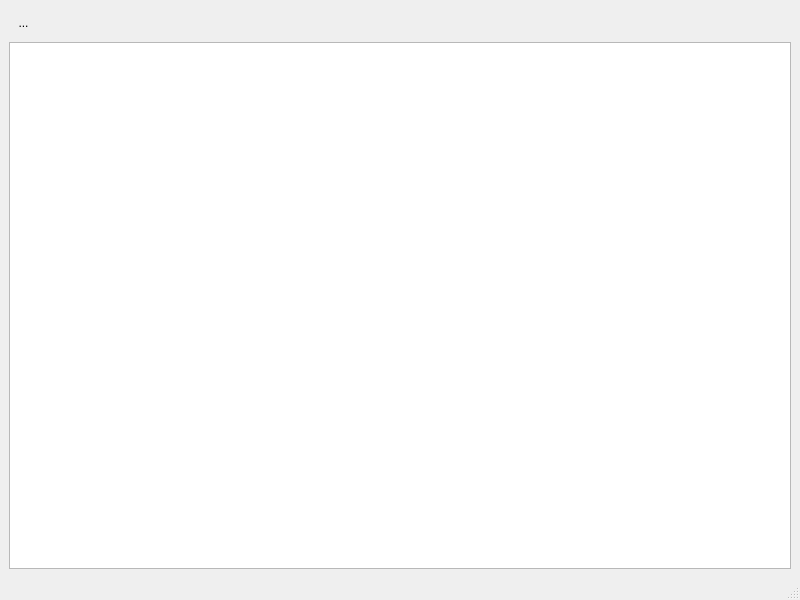
<?xml version="1.0" encoding="UTF-8"?>
<ui version="4.0">
 <class>MainWindow</class>
 <widget class="QMainWindow" name="MainWindow">
  <property name="geometry">
   <rect>
    <x>0</x>
    <y>0</y>
    <width>800</width>
    <height>600</height>
   </rect>
  </property>
  <property name="windowTitle">
   <string>Escalope</string>
  </property>
  <widget class="QWidget" name="centralwidget">
   <layout class="QVBoxLayout" name="verticalLayout">
    <item>
     <layout class="QHBoxLayout" name="horizontalLayout_2">
      <item>
       <widget class="QToolButton" name="backwardButton">
        <property name="styleSheet">
         <string notr="true">QToolButton {
    background-color: transparent;
    border: none;
	padding: 5px;
}

QToolButton:pressed {
    background-color: rgba(165, 195, 236, 100);
}</string>
        </property>
        <property name="text">
         <string>...</string>
        </property>
        <property name="icon">
         <iconset>
          <normaloff>data/img/tools/arrow_left.png</normaloff>data/img/tools/arrow_left.png</iconset>
        </property>
       </widget>
      </item>
      <item>
       <widget class="QLabel" name="label">
        <property name="styleSheet">
         <string notr="true">QLabel {
    padding: 5px 5px;
}</string>
        </property>
        <property name="text">
         <string/>
        </property>
       </widget>
      </item>
      <item>
       <spacer name="horizontalSpacer">
        <property name="orientation">
         <enum>Qt::Horizontal</enum>
        </property>
        <property name="sizeHint" stdset="0">
         <size>
          <width>40</width>
          <height>20</height>
         </size>
        </property>
       </spacer>
      </item>
     </layout>
    </item>
    <item>
     <layout class="QHBoxLayout" name="horizontalLayout">
      <item>
       <widget class="QListView" name="listView">
        <property name="editTriggers">
         <set>QAbstractItemView::DoubleClicked|QAbstractItemView::EditKeyPressed</set>
        </property>
       </widget>
      </item>
     </layout>
    </item>
   </layout>
  </widget>
  <widget class="QMenuBar" name="menubar">
   <property name="geometry">
    <rect>
     <x>0</x>
     <y>0</y>
     <width>800</width>
     <height>21</height>
    </rect>
   </property>
  </widget>
  <widget class="QStatusBar" name="statusbar"/>
 </widget>
 <resources/>
 <connections/>
</ui>
